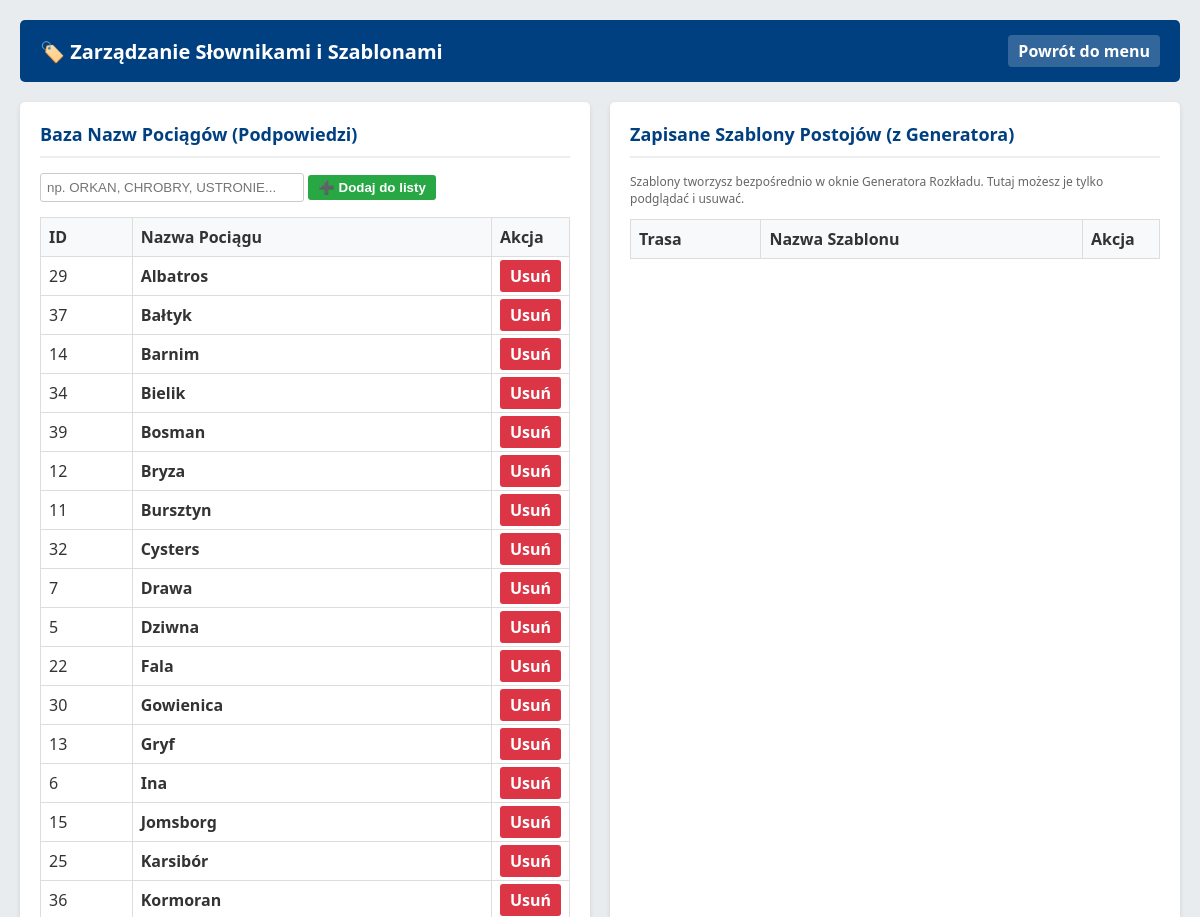
The app's page /zarzadzanie_szablonami.php (upper part), older data.
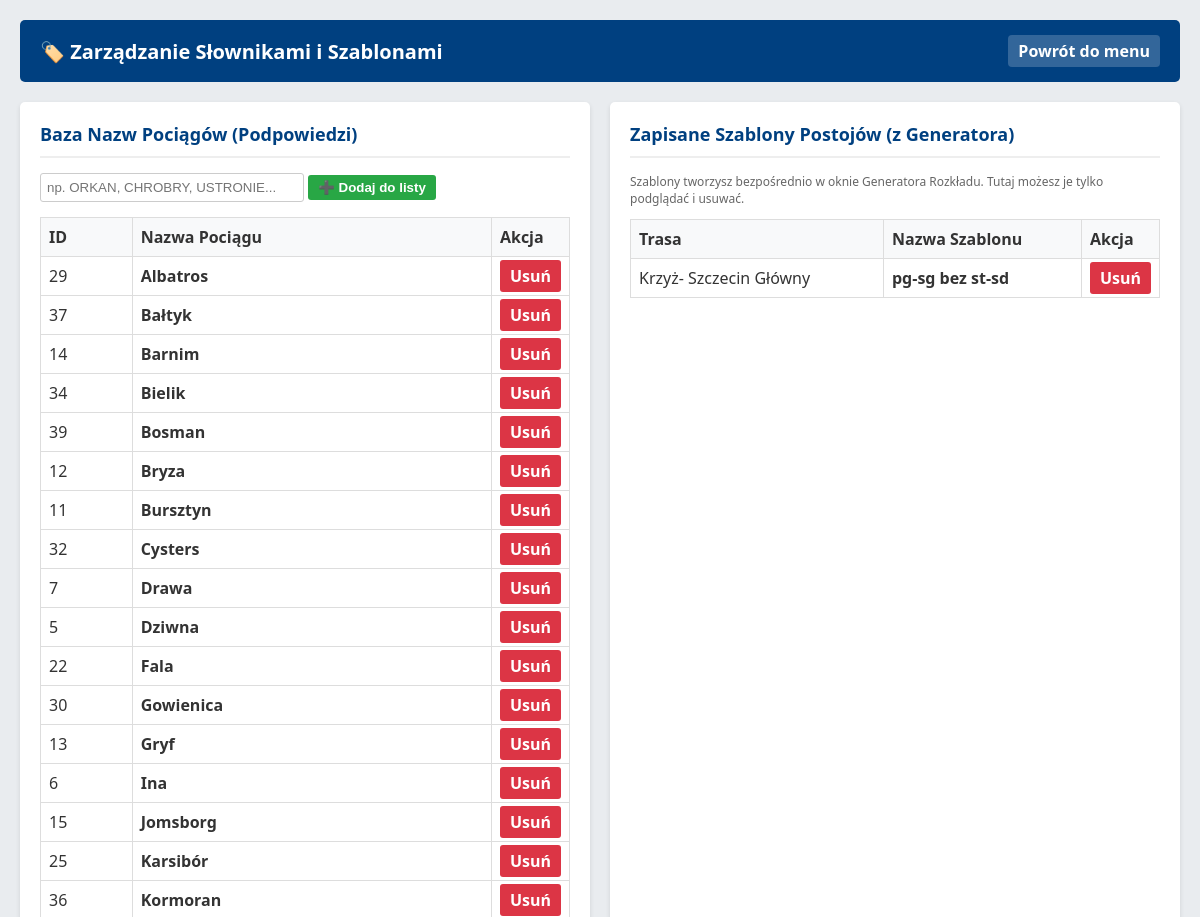
The same page, newer data.
### tables this page shows
CREATE TABLE `nazwy_pociagow` (
  `id` int(11) NOT NULL,
  `nazwa` varchar(100) NOT NULL
);

CREATE TABLE `szablony_postojow` (
  `id` int(11) NOT NULL,
  `id_trasy` int(11) NOT NULL,
  `nazwa_szablonu` varchar(100) NOT NULL,
  `typy` text DEFAULT NULL,
  `czasy` text DEFAULT NULL
);

CREATE TABLE `trasy` (
  `id_trasy` int(11) NOT NULL,
  `nazwa_trasy` varchar(255) DEFAULT NULL,
  `id_stacji_poczatkowej` int(11) DEFAULT NULL,
  `id_stacji_koncowej` int(11) DEFAULT NULL
);

### zarzadzanie_szablonami.php (the view, shortened to what this page needs)
<?php
require 'db_config.php';
mysqli_query($conn, "CREATE TABLE IF NOT EXISTS nazwy_pociagow (id INT AUTO_INCREMENT PRIMARY KEY, nazwa VARCHAR(100) NOT NULL UNIQUE)");
mysqli_query($conn, "CREATE TABLE IF NOT EXISTS szablony_postojow (id INT AUTO_INCREMENT PRIMARY KEY, id_trasy INT NOT NULL, nazwa_szablonu VARCHAR(100) NOT NULL, typy TEXT, czasy TEXT)");
?>
<!DOCTYPE html>
<html lang="pl">
<head>
</head>
<body>
<div class="header">
    <h1 style="margin:0; font-size: 20px;">🏷️ Zarządzanie Słownikami i Szablonami</h1>
    <a href="index.php">Powrót do menu</a>
</div>
<div class="grid">
    <div class="card">
        <h2>Baza Nazw Pociągów (Podpowiedzi)</h2>
        <form method="POST" style="margin-bottom: 15px;">
            <input type="text" name="nowa_nazwa" placeholder="np. ORKAN, CHROBRY, USTRONIE..." required>
            <button type="submit" name="dodaj_nazwe" class="btn btn-add">➕ Dodaj do listy</button>
        </form>
        <table>
            <tr><th>ID</th><th>Nazwa Pociągu</th><th style="width: 60px;">Akcja</th></tr>
            <?php
            $res = mysqli_query($conn, "SELECT * FROM nazwy_pociagow ORDER BY nazwa");
            while($r = mysqli_fetch_assoc($res)): ?>
            <tr>
                <td><?= $r['id'] ?></td>
                <td><b><?= htmlspecialchars($r['nazwa']) ?></b></td>
                <td><a href="?usun_nazwe=<?= $r['id'] ?>" class="btn btn-del" onclick="return confirm('Usunąć tę nazwę?')">Usuń</a></td>
            </tr>
            <?php endwhile; ?>
        </table>
    </div>
    <div class="card">
        <h2>Zapisane Szablony Postojów (z Generatora)</h2>
        <p style="font-size: 12px; color: #666;">Szablony tworzysz bezpośrednio w oknie Generatora Rozkładu. Tutaj możesz je tylko podglądać i usuwać.</p>
        <table>
            <tr><th>Trasa</th><th>Nazwa Szablonu</th><th style="width: 60px;">Akcja</th></tr>
            <?php
            $res2 = mysqli_query($conn, "SELECT s.id, s.nazwa_szablonu, t.nazwa_trasy FROM szablony_postojow s JOIN trasy t ON s.id_trasy = t.id_trasy ORDER BY t.nazwa_trasy, s.nazwa_szablonu");
            while($r2 = mysqli_fetch_assoc($res2)): ?>
            <tr>
                <td><?= htmlspecialchars($r2['nazwa_trasy']) ?></td>
                <td><b><?= htmlspecialchars($r2['nazwa_szablonu']) ?></b></td>
                <td><a href="?usun_szablon=<?= $r2['id'] ?>" class="btn btn-del" onclick="return confirm('Na pewno usunąć szablon?')">Usuń</a></td>
            </tr>
            <?php endwhile; ?>
        </table>
    </div>
</div>
</body>
</html>

Row changes from the older to the newer data that the page shows:
added szablony_postojow: id_trasy.nazwa_trasy "Krzyż- Szczecin Główny", nazwa_szablonu "pg-sg bez st-sd"
